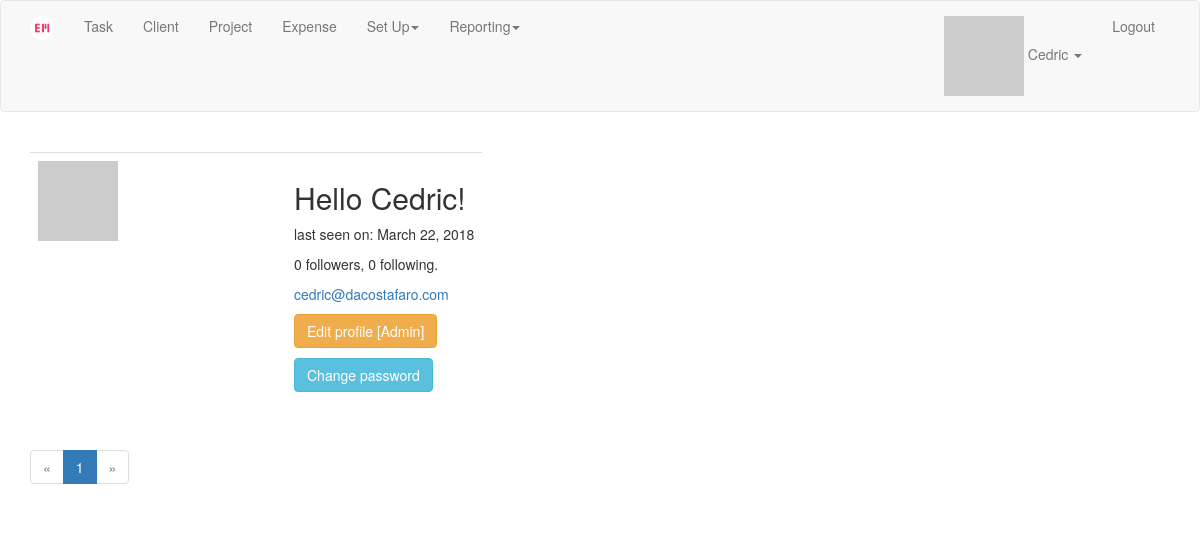
The app's page /list_of_users (signed in), older data.
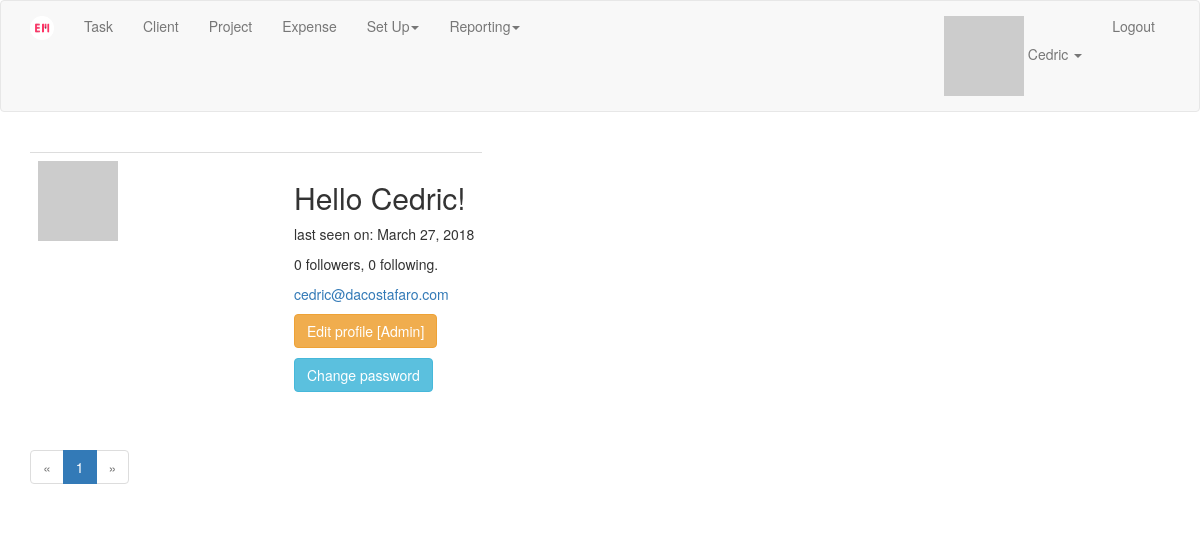
The same page, newer data.
### app/models.py (models this page shows, shortened)
class User(UserMixin, db.Model):
    id = db.Column(db.Integer, primary_key=True)
    username = db.Column(db.String(64), index=True, unique=True)
    email = db.Column(db.String(120), index=True, unique=True)
    password_hash = db.Column(db.String(128))
    tasks = db.relationship('Task', backref='user_task', lazy='dynamic')
    about_me = db.Column(db.String(140))
    last_seen = db.Column(db.DateTime, default=datetime.utcnow)
    followed = db.relationship(
        'User', secondary=followers,
        primaryjoin=(followers.c.follower_id == id),
        secondaryjoin=(followers.c.followed_id == id),
        backref=db.backref('followers', lazy='dynamic'), lazy='dynamic')
    clients = db.relationship('Client', backref='user_client', lazy='dynamic')
    projects = db.relationship('Project', backref='user_project', lazy='dynamic')
    currencies = db.relationship('Currency', backref='user_currency', lazy='dynamic')
    role_id = db.Column(db.Integer, db.ForeignKey('role.id'))
    def avatar(self, size):
        digest = md5(self.email.lower().encode('utf-8')).hexdigest()
        return 'https://www.gravatar.com/avatar/{}?d=identicon&s={}'.format(digest, size)
    def can(self, permissions):
        return self.role is not None and (self.role.permissions & permissions) == permissions
    def is_administrator(self):
        return self.can(Permission.ADMIN)

### app/main/routes.py (the view)
@bp.route('/list_of_users')
@login_required
def list_of_users():
    page = request.args.get('page', 1, type=int)
    pagination = User.query.order_by(User.username.asc()).paginate(page, 5, False)
    users = pagination.items
    return render_template('users/list_of_users.html', title='List of users', users=users,
                           pagination=pagination)

### app/main/__init__.py (called while the page is built)
@bp.app_context_processor
def inject_permissions():
    return dict(Permission=Permission)

### app/main/routes.py (called while the page is built)
@bp.before_app_request
def before_request():
    if current_user.is_authenticated:
        current_user.last_seen = datetime.utcnow()
        db.session.commit()

### app/models.py (called while the page is built)
@login.user_loader
def load_user(id):
    return User.query.get(int(id))

### app/templates/users/list_of_users.html
{% extends "base.html" %}
{% import 'bootstrap/wtf.html' as wtf %}
{% import "_macros.html" as macros %}
{% block app_content %}
    <div class="pagination">
        {% for user in users %}
            {% include 'users/_user.html' %}
        {% endfor %}
        {{ macros.pagination_widget(pagination, 'main.list_of_users') }}
    </div>
{% endblock %}

### app/templates/base.html (shortened to what this page needs)
{% extends 'bootstrap/base.html' %}
{% block navbar %}
    <nav class="navbar navbar-default">
        <div class="container">
            <div class="navbar-header">
                {% if current_user.is_authenticated %}
                <a class="navbar-brand" href="{{ url_for('main.index') }}"><img class="center-block img-responsive" src="static/image/logo.png" height="24" width="24" alt="t-e-manager"></a>
                {% else %}
                <a class="navbar-brand" href="{{ url_for('auth.login') }}"><img class="center-block img-responsive" src="static/image/logo.png" height="24" width="24" alt="t-e-manager"></a>
                {% endif %}
            </div>
            <div class="collapse navbar-collapse" id="bs-example-navbar-collapse-1">
                <ul class="nav navbar-nav">
                    {% if current_user.is_authenticated %}
                    <li><a href="{{ url_for('tasks.add_task') }}">Task</a></li>
                    <li><a href="{{ url_for('clients.add_client') }}">Client</a></li>
                    <li><a href="{{ url_for('projects.add_project') }}">Project</a></li>
                    <li><a href="#">Expense</a></li>
                    <li class="dropdown"><a href="#" class="dropdown-toggle" data-toggle="dropdown">Set Up<b class="caret"></b></a>
                    <li class="dropdown"><a href="#" class="dropdown-toggle" data-toggle="dropdown">Reporting<b class="caret"></b></a>
                    </li>
                    {% endif %}
                </ul>
                <ul class="nav navbar-nav navbar-right">
                    {% if current_user.is_anonymous %}
                    <li><a href="{{ url_for('auth.register') }}">Register</a></li>
                    <li><a href="{{ url_for('auth.login') }}">Login</a></li>
                    {% else %}
                    <li class="dropdown"><a href="#" class="dropdown-toggle" data-toggle="dropdown"><img src="{{ current_user.avatar(size=18) }}"> {{ current_user.username }} <b class="caret"></b></a>
                    </li>
                    <li><a href="{{ url_for('auth.logout') }}">Logout</a></li>
                    {% endif %}
                </ul>
            </div>
        </div>
    </nav>
{% endblock %}
{% block content %}
    <div class="container">
        {% block app_content %}{% endblock %}
    </div>
{% endblock %}
{% block scripts %}
    <link rel="stylesheet" type="text/css" href="{{ url_for('static', filename='bootstrap-datetimepicker.min.css') }}" />
    <link href="https://gitcdn.github.io/bootstrap-toggle/2.2.2/css/bootstrap-toggle.min.css" rel="stylesheet">
{% endblock %}

### app/templates/users/_user.html (shortened to what this page needs)
<table class="table table-hover">
    <tr>
        <td width="256px"><img src="{{ user.avatar(256) }}"></td>
        <td>
            <h2>Hello {{ user.username }}!</h2>
            {% if user.last_seen %}<p>last seen on: {{ moment(user.last_seen).format('LL') }}</p>{% endif %}
            <p>{{ user.followers.count() }} followers, {{ user.followed.count() }} following.</p>
            {% if current_user.is_administrator() %}
                <p><a href="mailto:{{ user.email }}">{{ user.email }}</a></p>
                <p><a class="btn btn-warning" href="{{ url_for('main.edit_profile_admin', id=user.id) }}">Edit profile [Admin]</a></p>
                <p><a class="btn btn-info" href="{{ url_for('auth.change_password') }}">Change password</a></p>
            {% elif user == current_user %}
                <p><a href="mailto:{{ user.email }}">{{ user.email }}</a></p>
                <p><a class="btn btn-default" href="{{ url_for('main.edit_profile') }}">Edit profile</a></p>
                <p><a class="btn btn-info" href="{{ url_for('auth.change_password') }}">Change password</a></p>
            {% elif not current_user.is_following(user) %}
                <p><a href="{{ url_for('main.follow', username=user.username) }}">Follow</a></p>
            {% else %}
                <p><a href="{{ url_for('main.unfollow', username=user.username) }}">Unfollow</a></p>
            {% endif %}
        </td>
    </tr>
</table>

Row changes from the older to the newer data that the page shows:
changed User "Cedric": last_seen "March 22, 2018" → "March 27, 2018"
